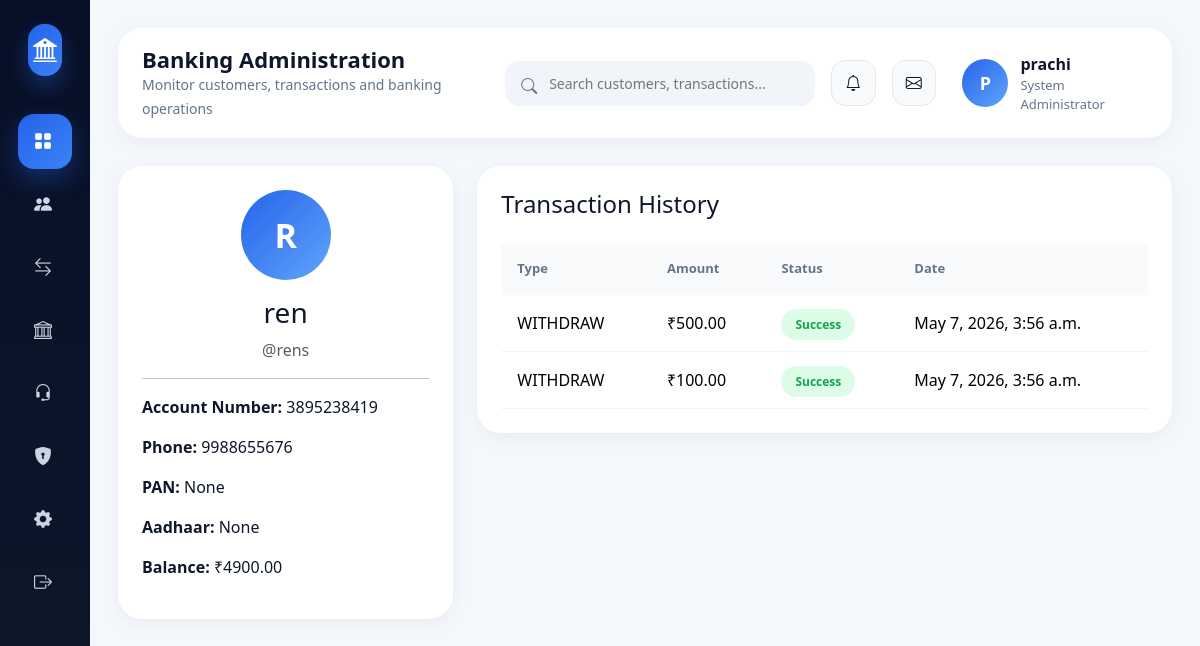
Screenshot of /admin-panel/users/19/ (signed in) with the database file from the repository.
### core/models.py (models this page shows, shortened)
class Customer(models.Model):
    user = models.OneToOneField(User, on_delete=models.CASCADE)
    created_at = models.DateTimeField(auto_now_add=True)
    account_number = models.CharField(max_length=20, unique=True)
    balance = models.DecimalField(max_digits=12, decimal_places=2, default=0)
    full_name = models.CharField(max_length=100, null=True, blank=True)
    phone = models.CharField(max_length=15, null=True, blank=True)
    date_of_birth = models.DateField(null=True, blank=True)
    profile_picture = models.ImageField(upload_to='profiles/', null=True, blank=True)
    pan_number = models.CharField(max_length=10, null=True, blank=True)
    aadhaar_number = models.CharField(max_length=12, null=True, blank=True)
    account_status = models.CharField(
        max_length=10,
        choices=[
            ('ACTIVE', 'Active'),
            ('FROZEN', 'Frozen'),
        ],
        default='ACTIVE'
    )
    kyc_status = models.CharField(
    max_length=10,
    choices=[
        ('PENDING', 'Pending'),
        ('VERIFIED', 'Verified'),
        ('REJECTED', 'Rejected'),
    ],
    default='PENDING'
)
    transaction_pin = models.CharField(max_length=128, null=True, blank=True)

class Transaction(models.Model):
    TRANSACTION_TYPES = (
        ('DEPOSIT', 'Deposit'),
        ('WITHDRAW', 'Withdraw'),
        ('TRANSFER', 'Transfer'),
    )
    sender = models.ForeignKey(
        Customer,
        related_name='sent_transactions',
        on_delete=models.CASCADE,
        null=True,
        blank=True
    )
    receiver = models.ForeignKey(
        Customer,
        related_name='received_transactions',
        on_delete=models.CASCADE,
        null=True,
        blank=True
    )
    amount = models.DecimalField(max_digits=10, decimal_places=2)
    transaction_type = models.CharField(max_length=10, choices=TRANSACTION_TYPES)
    reference_id = models.CharField(max_length=100, unique=True, default=uuid.uuid4)
    status = models.CharField(
        max_length=10,
        choices=[
            ('SUCCESS', 'Success'),
            ('FAILED', 'Failed'),
            ('PENDING', 'Pending'),
        ],
        default='SUCCESS'
    )
    ip_address = models.GenericIPAddressField(null=True, blank=True)
    device_info = models.CharField(max_length=255, null=True, blank=True)
    timestamp = models.DateTimeField(auto_now_add=True)
    class Meta:
        indexes = [
            models.Index(fields=['sender', 'timestamp']),
            models.Index(fields=['receiver', 'timestamp']),
            models.Index(fields=['transaction_type']),
        ]

### admin_panel/views.py (the view)
    def wrapper(request, *args, **kwargs):
        if not request.user.is_authenticated:
            return redirect('admin_login')
        if not request.user.is_superuser:
            logout(request)
            return redirect('admin_login')
        return view_func(request, *args, **kwargs)

### admin_panel/views.py (called while the page is built)
def superuser_required(view_func):
    def wrapper(request, *args, **kwargs):
        if not request.user.is_authenticated:
            return redirect('admin_login')
        if not request.user.is_superuser:
            logout(request)
            return redirect('admin_login')
        return view_func(request, *args, **kwargs)
    return wrapper

@superuser_required
def user_detail(request, user_id):
    customer = get_object_or_404(
        Customer,
        id=user_id
    )
    transactions = Transaction.objects.filter(
        sender=customer
    ).order_by('-timestamp')
    return render(
        request,
        'admin_panel/user_detail.html',
        {
            'customer': customer,
            'transactions': transactions
        }
    )

### admin_panel/templates/admin_panel/user_detail.html
{% extends 'admin_panel/base.html' %}
{% block content %}
<div class="row">
    <div class="col-lg-4">
        <div class="dashboard-card text-center">
            <div class="admin-avatar mx-auto mb-3"
                 style="width:90px;height:90px;font-size:34px;">
                {{ customer.user.username|slice:":1"|upper }}
            </div>
            <h3>
                {{ customer.full_name }}
            </h3>
            <p class="text-muted">
                @{{ customer.user.username }}
            </p>
            <hr>
            <div class="text-start">
                <p>
                    <strong>Account Number:</strong>
                    {{ customer.account_number }}
                </p>
                <p>
                    <strong>Phone:</strong>
                    {{ customer.phone }}
                </p>
                <p>
                    <strong>PAN:</strong>
                    {{ customer.pan_number }}
                </p>
                <p>
                    <strong>Aadhaar:</strong>
                    {{ customer.aadhaar_number }}
                </p>
                <p>
                    <strong>Balance:</strong>
                    ₹{{ customer.balance }}
                </p>
            </div>
        </div>
    </div>
    <div class="col-lg-8">
        <div class="dashboard-card">
            <h4 class="mb-4">
                Transaction History
            </h4>
            <div class="table-responsive">
                <table class="table">
                    <thead>
                        <tr>
                            <th>Type</th>
                            <th>Amount</th>
                            <th>Status</th>
                            <th>Date</th>
                        </tr>
                    </thead>
                    <tbody>
                        {% for transaction in transactions %}
                        <tr>
                            <td>
                                {{ transaction.transaction_type }}
                            </td>
                            <td>
                                ₹{{ transaction.amount }}
                            </td>
                            <td>
                                {% if transaction.status == 'SUCCESS' %}
                                    <span class="badge-success">
                                        Success
                                    </span>
                                {% elif transaction.status == 'FAILED' %}
                                    <span class="badge-danger">
                                        Failed
                                    </span>
                                {% else %}
                                    <span class="badge-warning">
                                        Pending
                                    </span>
                                {% endif %}
                            </td>
                            <td>
                                {{ transaction.timestamp }}
                            </td>
                        </tr>
                        {% endfor %}
                    </tbody>
                </table>
            </div>
        </div>
    </div>
</div>
{% endblock %}

### admin_panel/templates/admin_panel/base.html (shortened to what this page needs)
<!DOCTYPE html>
<html lang="en">
<head>
    <link href="https://cdn.jsdelivr.net/npm/bootstrap@5.3.3/dist/css/bootstrap.min.css" rel="stylesheet">
    <link href="https://cdn.jsdelivr.net/npm/bootstrap-icons/font/bootstrap-icons.css" rel="stylesheet">
</head>
<body>
<div class="sidebar">
    <div class="brand">
        <div class="brand-logo">
            <i class="bi bi-bank2"></i>
        </div>
    </div>
    <a href="{% url 'admin_dashboard' %}" class="sidebar-link active">
        <i class="bi bi-grid-fill"></i>
    </a>
    <a href="{% url 'manage_users' %}" class="sidebar-link">
        <i class="bi bi-people-fill"></i>
    </a>
    <a href="{% url 'all_transactions' %}" class="sidebar-link">
        <i class="bi bi-arrow-left-right"></i>
    </a>
    <a href="{% url 'fixed_deposits' %}" class="sidebar-link">
        <i class="bi bi-bank"></i>
    </a>
    <a href="{% url 'support_requests' %}" class="sidebar-link">
        <i class="bi bi-headset"></i>
    </a>
    <a href="#" class="sidebar-link">
        <i class="bi bi-shield-lock-fill"></i>
    </a>
    <a href="#" class="sidebar-link">
        <i class="bi bi-gear-fill"></i>
    </a>
    <a href="{% url 'admin_logout' %}" class="sidebar-link">
        <i class="bi bi-box-arrow-right"></i>
    </a>
</div>
<div class="main">
    <div class="topbar">
        <div class="topbar-left">
            <h5>
                Banking Administration
            </h5>
            <small>
                Monitor customers, transactions and banking operations
            </small>
        </div>
        <div class="topbar-right">
            <div class="search-box">
                <i class="bi bi-search"></i>
                <input type="text"
                       placeholder="Search customers, transactions...">
            </div>
            <div class="icon-btn">
                <i class="bi bi-bell"></i>
            </div>
            <div class="icon-btn">
                <i class="bi bi-envelope"></i>
            </div>
            <div class="admin-profile">
                <div class="admin-avatar">
                    {{ request.user.username|slice:":1"|upper }}
                </div>
                <div>
                    <div class="admin-name">
                        {{ request.user.username }}
                    </div>
                    <div class="admin-role">
                        System Administrator
                    </div>
                </div>
            </div>
        </div>
    </div>
    {% block content %}
    {% endblock %}
</div>
</body>
</html>

### admin_panel/templates/admin_panel/base.html (style rules this page uses)
* { margin:0; padding:0; box-sizing:border-box; }
body { background:#f4f7fb; font-family:"Segoe UI",sans-serif; overflow-x:hidden; color:#0f172a; }
a { text-decoration:none; }
.sidebar { width:280px; height:100vh; position:fixed; top:0; left:0; background:linear-gradient(180deg,#081028,#0f172a); padding:24px 18px; overflow-y:auto; z-index:1000; }
.brand { display:flex; align-items:center; gap:14px; margin-bottom:38px; padding:0 10px; }
.brand-logo { width:52px; height:52px; border-radius:16px; background:linear-gradient(135deg,#2563eb,#3b82f6); display:flex; align-items:center; justify-content:center; color:white; font-size:24px; box-shadow:0 10px 20px rgba(37,99,235,0.35); }
.sidebar-link { display:flex; align-items:center; gap:14px; padding:14px 16px; border-radius:16px; color:#cbd5e1; transition:0.3s; margin-bottom:8px; font-weight:500; }
.sidebar-link.active { background:linear-gradient(135deg,#2563eb,#3b82f6); color:white; box-shadow:0 10px 25px rgba(37,99,235,0.35); }
.sidebar-link i { font-size:18px; }
.main { margin-left:280px; padding:28px; }
.topbar { background:white; border-radius:24px; padding:18px 24px; margin-bottom:28px; display:flex; align-items:center; justify-content:space-between; box-shadow:0 4px 20px rgba(15,23,42,0.05); }
.topbar-left h5 { margin:0; font-weight:700; font-size:22px; }
.topbar-left small { color:#64748b; }
.topbar-right { display:flex; align-items:center; gap:16px; }
.search-box { position:relative; width:320px; }
.search-box input { width:100%; border:none; outline:none; background:#f1f5f9; border-radius:14px; padding:12px 16px 12px 44px; font-size:14px; }
.search-box i { position:absolute; left:16px; top:13px; color:#64748b; }
.icon-btn { width:46px; height:46px; border-radius:14px; background:#f8fafc; display:flex; align-items:center; justify-content:center; cursor:pointer; transition:0.3s; border:1px solid #e2e8f0; }
.admin-profile { display:flex; align-items:center; gap:12px; padding-left:10px; }
.admin-avatar { width:48px; height:48px; border-radius:50%; background:linear-gradient(135deg,#2563eb,#60a5fa); display:flex; align-items:center; justify-content:center; color:white; font-weight:700; font-size:18px; }
.admin-name { font-weight:700; margin-bottom:0; }
.admin-role { color:#64748b; font-size:13px; }
.dashboard-card { background:white; border-radius:24px; padding:24px; box-shadow:0 4px 20px rgba(15,23,42,0.05); margin-bottom:24px; }
.table { margin-bottom:0; }
.table thead th { border:none; background:#f8fafc; color:#64748b; font-size:13px; padding:16px; white-space:nowrap; }
.table tbody td { padding:16px; vertical-align:middle; border-color:#f1f5f9; }
.badge-success { background:#dcfce7; color:#16a34a; padding:7px 14px; border-radius:30px; font-size:12px; font-weight:700; }
@media (max-width:1200px) { .sidebar { width:90px; } }
@media (max-width:1200px) { .main { margin-left:90px; } }

### rows the page displays
Customer: user.username "R", full_name "ren", user.username "rens", account_number "3895238419", phone "9988655676", pan_number "None", aadhaar_number "None", balance "4900.00"
Transaction: status "Success"
Transaction: status "Success"

### other values shown
{{ request.user.username|slice:":1"|upper }} "P"
{{ request.user.username }} "prachi"
